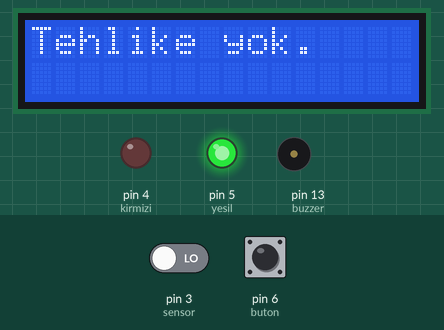
Recording of a sketch running on a simulated Arduino Uno, built with avr-gcc and run on an emulated ATmega328P. Parts: 16×2 character LCD, output pins drawn as LEDs (lit = HIGH), buzzer (waves = sounding). The test bench sets the inputs (shaded band); at power-on: pin 3 (sensor) LOW, pin 6 (buton) LOW.

Above: at 1.2 s.
1.3 s: pin 3 (sensor) driven HIGH
At 2.3 s:
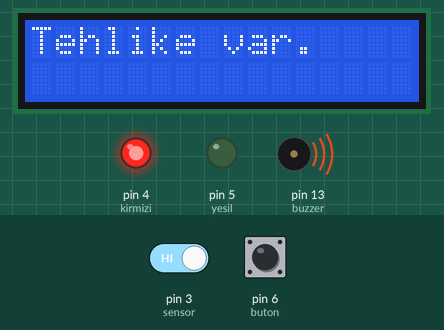
3.0 s: pin 6 (buton) pulled HIGH for 0.6 s
At 3.7 s:
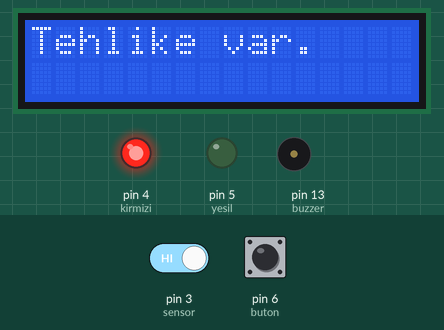
5.3 s: pin 6 (buton) pulled HIGH for 3.2 s
At 9.3 s:
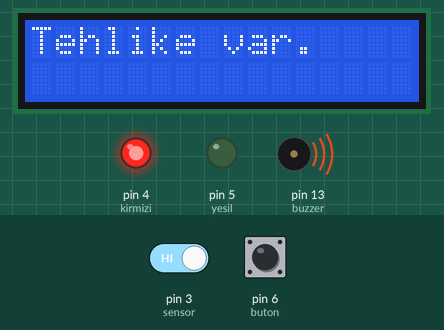
Timing chart, 0 to 10.8 s (numbered marks = the images above; inputs shaded):
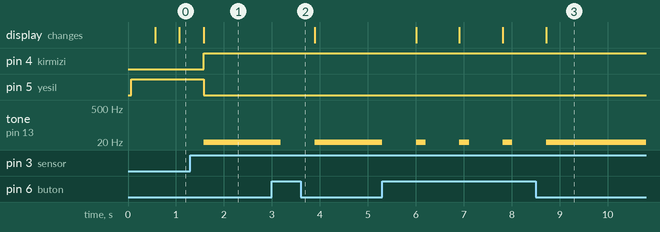

The sketch:

odev3.4.ino
```cpp
#include <LiquidCrystal.h>

LiquidCrystal lcd(12,11,10,9,8,7);

int kirmizi = 4;
int yesil = 5;
int buton = 6;
int sensor = 3;
int buzzer = 13;

bool durum = true;

void setup() {
  pinMode(kirmizi,OUTPUT);
  pinMode(yesil,OUTPUT);
  pinMode(buzzer,OUTPUT);
  pinMode(buton,INPUT);
  pinMode(sensor,INPUT);
  lcd.begin(16,2);
}

void loop() {

  if(digitalRead(sensor)) {
    while(durum){
      lcd.setCursor(0,0);
      lcd.print("Tehlike var.");
      digitalWrite(kirmizi, HIGH);
      digitalWrite(yesil, LOW);
      tone(buzzer, 15);
      delay(200);
      if(digitalRead(buton)){
        durum = !durum;
      }
    }
    noTone(buzzer);
    delay(200);
  }else {
    lcd.setCursor(0,0);
    lcd.print("Tehlike yok.");
    digitalWrite(kirmizi, LOW);
    digitalWrite(yesil, HIGH);

  }
  durum = true;
  delay(500);
  lcd.clear();


}
```

Measured:
- after the input at 1.3 s, pin 4 (kirmizi): LOW → HIGH after 0.28 s; pin 5 (yesil): HIGH → LOW after 0.28 s; tone on pin 13 (buzzer): silent → 15 Hz after 0.28 s; the display: first differs from a run without the input after 0.28 s (image 1)
- after the input at 3.0 s, tone on pin 13 (buzzer): 15 Hz → silent after 0.19 s, → 15 Hz 0.70 s later
- after the input at 5.3 s, tone on pin 13 (buzzer): alternates 15 Hz for 0.20 s and silent for 0.70 s, 8 changes in all, then stays 15 Hz, starting at once; the display: first changes after 0.70 s (image 3 shows a later state)
